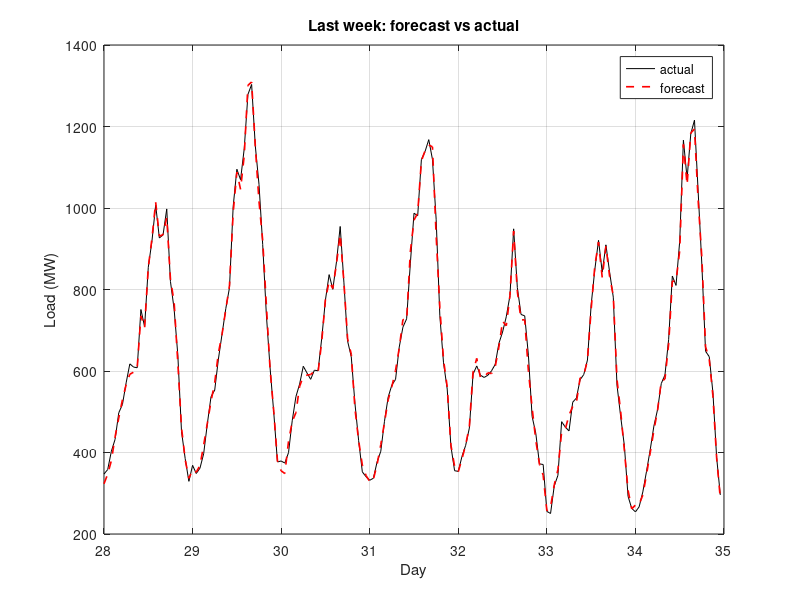

The MATLAB source for this figure:
% Day 129 · Project 22: Electricity Load Forecasting with Regression — Full program
% Run: open this file in MATLAB and press Run (or type main in the Command Window)

clc; clear; close all;
rng(42);
days = 35; n = 24*days;
t = (0:n - 1)';
hour = mod(t, 24);  day = floor(t/24);  weekday = mod(day, 7);   % 5 and 6 = weekend
weekend = weekday >= 5;
day_offset = 2*randn(days, 1);                            % some days are hotter than others
temp = 28 + 6*sin(2*pi*(hour - 9)/24) + day_offset(day + 1) + 0.8*randn(n, 1);
load_MW = 500 + 120*sin(2*pi*(hour - 6)/24) + 60*sin(4*pi*(hour - 3)/24) ...
          - 70*weekend + 4*(temp - 24).^2 + 15*randn(n, 1);
X = [ones(n, 1), sin(2*pi*hour/24), cos(2*pi*hour/24), sin(4*pi*hour/24), cos(4*pi*hour/24), ...
     weekend, temp, temp.^2];
train = day < days - 7;  test = ~train;
w = X(train, :) \ load_MW(train);
pred = X(test, :) * w;
actual = load_MW(test);
mape = @(y, yh) 100*mean(abs((y - yh)./y));
rmse = @(y, yh) sqrt(mean((y - yh).^2));
naive = load_MW(find(test) - 24);                          % same hour yesterday
profile = accumarray(hour(train) + 1, load_MW(train)) ./ accumarray(hour(train) + 1, 1);
avg = profile(hour(test) + 1);
fprintf('%-26s %8s %8s\n', 'Method', 'MAPE %', 'RMSE MW');
fprintf('%-26s %8.2f %8.2f\n', 'Yesterday same hour', mape(actual, naive), rmse(actual, naive));
fprintf('%-26s %8.2f %8.2f\n', 'Average daily profile', mape(actual, avg), rmse(actual, avg));
fprintf('%-26s %8.2f %8.2f\n', 'Regression model', mape(actual, pred), rmse(actual, pred));
names = {'intercept', 'sin 24h', 'cos 24h', 'sin 12h', 'cos 12h', 'weekend', 'temp', 'temp^2'};
coef_rows = [names; num2cell(w')];
fprintf('\nCoefficients:\n'); fprintf('  %-10s %10.3f\n', coef_rows{:});
th = t(test)/24;
plot(th, actual, 'k', th, pred, 'r--', 'LineWidth', 1.2); grid on
xlabel('Day'); ylabel('Load (MW)'); legend('actual', 'forecast'); title('Last week: forecast vs actual')
